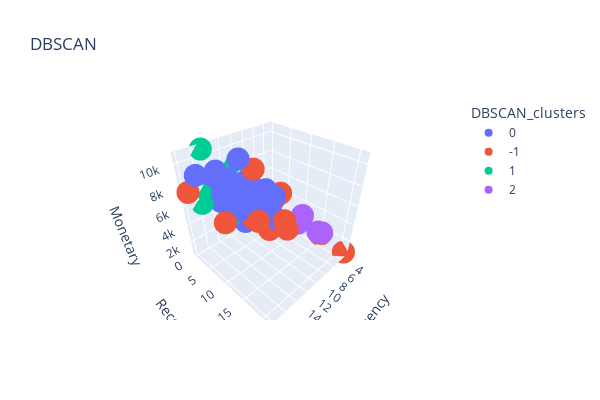

The code cell stored with this chart in its notebook:
### Code cell
df_rfm["DBSCAN_clusters"]=df_rfm["DBSCAN_clusters"].astype("str")
px.scatter_3d(data_frame=df_rfm,z="Monetary",y="Recency",x="Frequency",color="DBSCAN_clusters",title = "DBSCAN",height=400,width=600)

### Figure 1 — Plotly figure (JSON) as saved in the notebook; plotly's stock layout.template omitted (floating-point values rounded to 4 significant figures)
{"data": [{"hovertemplate": "DBSCAN_clusters=0<br>Frequency=%{x}<br>Recency=%{y}<br>Monetary=%{z}<extra></extra>", "legendgroup": "0", "marker": {"color": "#636efa", "symbol": "circle"}, "mode": "markers", "name": "0", "scene": "scene", "showlegend": true, "type": "scatter3d", "x": [9, 14, 8, 8, 8, 11, 12, 12, 8, 9, 12, 17, 11, 12, 7, 11, 9, 10, 8, 8, 13, 7, 9, 11, 9, 9, 9, 16, 9, 8, 14, 14, 8, 10, 7, 16, 7, 10, 12, 10, 9, 11, 8, 8, 12, 10, 15, 9, 11, 13, 9, 10, 7, 12, 10, 11, 10, 10], "y": [1, 2, 2, 2, 8, 1, 5, 2, 3, 2, 5, 2, 1, 1, 4, 2, 3, 5, 6, 1, 3, 3, 3, 1, 3, 1, 7, 6, 4, 5, 3, 2, 5, 1, 3, 5, 2, 2, 1, 8, 3, 2, 8, 3, 2, 7, 5, 3, 3, 3, 7, 1, 5, 1, 2, 4, 1, 1], "z": [6319.0, 8098.0, 4313.0, 3740.0, 3341.0, 4101.0, 5048.0, 5281.0, 3497.0, 2505.0, 6032.0, 9147.0, 6588.0, 6713.0, 3519.0, 5562.0, 3537.0, 5290.0, 3990.0, 4885.0, 7922.0, 2890.0, 2938.0, 4831.0, 3365.0, 4659.0, 6118.0, 9970.0, 3955.0, 5220.0, 7831.0, 5777.0, 4637.0, 8894.0, 2775.0, 9410.0, 3813.0, 3144.0, 7101.0, 5108.0, 3588.0, 5734.0, 5737.0, 4591.0, 6003.0, 5559.0, 7443.0, 6123.0, 6451.0, 7370.0, 6594.0, 4826.0, 2505.0, 4206.0, 2024.0, 6534.0, 3546.0, 5783.0]}, {"hovertemplate": "DBSCAN_clusters=-1<br>Frequency=%{x}<br>Recency=%{y}<br>Monetary=%{z}<extra></extra>", "legendgroup": "-1", "marker": {"color": "#EF553B", "symbol": "circle"}, "mode": "markers", "name": "-1", "scene": "scene", "showlegend": true, "type": "scatter3d", "x": [13, 6, 3, 7, 6, 5, 3, 8, 18, 6, 16, 8, 4, 7, 10, 10, 9, 9], "y": [11, 5, 15, 2, 7, 2, 21, 2, 1, 4, 7, 4, 1, 1, 5, 14, 8, 12], "z": [5466.0, 4148.0, 1171.0, 1797.0, 5346.0, 2697.0, 633.4, 7580.0, 7665.0, 2067.0, 5375.0, 1860.0, 3406.0, 2397.0, 3069.0, 4306.0, 2212.0, 4344.0]}, {"hovertemplate": "DBSCAN_clusters=1<br>Frequency=%{x}<br>Recency=%{y}<br>Monetary=%{z}<extra></extra>", "legendgroup": "1", "marker": {"color": "#00cc96", "symbol": "circle"}, "mode": "markers", "name": "1", "scene": "scene", "showlegend": true, "type": "scatter3d", "x": [15, 16, 12, 11, 15, 9, 11, 12, 11, 12, 11, 12, 12, 14, 13, 12, 10, 8, 7, 9], "y": [0, 0, 0, 0, 0, 0, 0, 0, 0, 0, 0, 0, 0, 0, 0, 0, 0, 0, 0, 0], "z": [6866.0, 5739.0, 6584.0, 3914.0, 10670.0, 6555.0, 8461.0, 3605.0, 2915.0, 6999.0, 3179.0, 6471.0, 7331.0, 7809.0, 5041.0, 6804.0, 4124.0, 5114.0, 4636.0, 5272.0]}, {"hovertemplate": "DBSCAN_clusters=2<br>Frequency=%{x}<br>Recency=%{y}<br>Monetary=%{z}<extra></extra>", "legendgroup": "2", "marker": {"color": "#ab63fa", "symbol": "circle"}, "mode": "markers", "name": "2", "scene": "scene", "showlegend": true, "type": "scatter3d", "x": [6, 6, 6, 5], "y": [13, 17, 12, 17], "z": [4135.0, 3247.0, 2944.0, 2746.0]}], "layout": {"height": 400, "legend": {"title": {"text": "DBSCAN_clusters"}, "tracegroupgap": 0}, "scene": {"domain": {"x": [0, 1], "y": [0, 1]}, "xaxis": {"title": {"text": "Frequency"}}, "yaxis": {"title": {"text": "Recency"}}, "zaxis": {"title": {"text": "Monetary"}}}, "title": {"text": "DBSCAN"}, "width": 600}}
